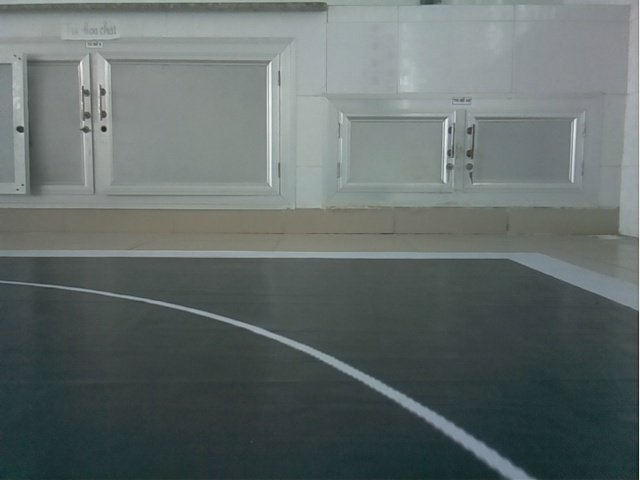
#> input picture Brain/1line.jpg, 640 x 480 px, given in place of test_video.mp4, which was not available
$ python road_follow.py
#> lines starting #> are read from the running program, lines starting #| are printed output that depends on the picture; after the words box and inside, x2 and y2 are one past the last pixel; in counts of white or black regions, pixels touching at a corner belong together; pictures that were not available may be replaced by others from this repository, and a replacement may not be noted
import cv2
import numpy as np

def middle_lane_point(lines):
    y_const = 350
    x_const = 360
    x_right_list = []
    x_left_list = []

    x_right = 720
    x_left = 0

    for line in lines:
        x1, y1, x2, y2 = line[0]
        x_check = (x1+x2)/2
        y_check = (y1+y2)/2
        check_x = x_check - x_const
        if max([y1,y2])>300 :
            if check_x>0 and x_check<x_right :
                _x = int((x_check + x_right)/2)
                x_right_list.append(_x)
                x_right = np.average(x_right_list)

            elif check_x<0 and x_check>x_left:
                _x = int((x_check + x_left)/2)
                print(_x)
                x_left_list.append(_x)
                x_left = np.average(x_left_list)
            # error_y = abs(y1-y_check)
    if len(x_left_list) == 0:
        x_left = -200
    if len(x_right_list) == 0:
        x_right = 920
    x= int((x_right+x_left)/2)
    print(x_right_list)
    print(x_left_list)
    print("///")
    return (x, y_const)

def lane_tracking(edges):
    lines_list =[]
    lines = cv2.HoughLinesP(
                edges, # Input edge image
                1, # Distance resolution in pixels
                np.pi/180, # Angle resolution in radians
                threshold=30, # Min number of votes for valid line
                minLineLength=10, # Min allowed length of line
                maxLineGap=4# Max allowed gap between line for joining them
                )
    # print(lines)
    for points in lines:
        # Extracted points nested in the list
        x1,y1,x2,y2=points[0]
        lines_list.append([x1,y1,x2,y2])
    (x,y) = middle_lane_point(lines)
    return lines_list, (x,y)
def process_image(image):
    src_img = cv2.resize(image,(720,480))
    gray_img = cv2.cvtColor(src_img, cv2.COLOR_BGR2GRAY)
    ksize = (5, 5)
    blur_img = cv2.blur(gray_img, ksize, cv2.BORDER_DEFAULT)
    edges = cv2.Canny(blur_img,190,230,None, 3)
    return edges
if __name__ == "__main__":
    cap = cv2.VideoCapture("./test_video.mp4")
    pre_x = 0
    while True:
        _,src_img = cap.read()
#> src_img is the input picture: shape (480, 640, 3); mean B, G, R 106.5, 107.8, 98.1
        src_img = cv2.resize(src_img,(720,480))
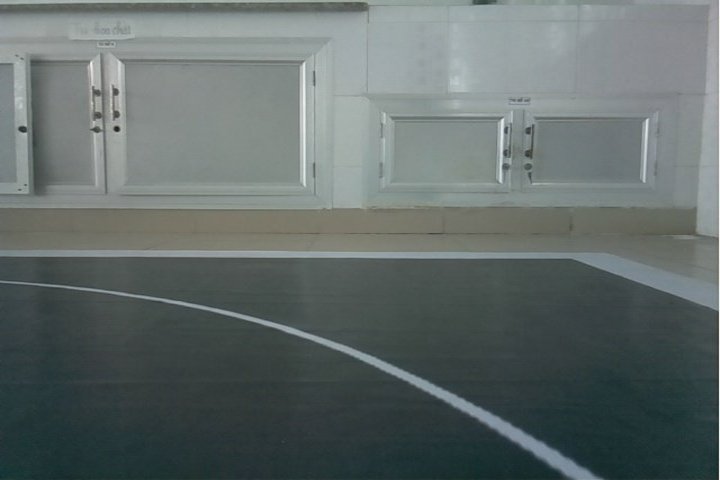
#> src_img: shape (480, 720, 3); mean B, G, R 106.5, 107.8, 98.2
        edges = process_image(src_img)
#> in process_image, `edges = cv2.Canny(blur_img,190,230,None, 3)`:
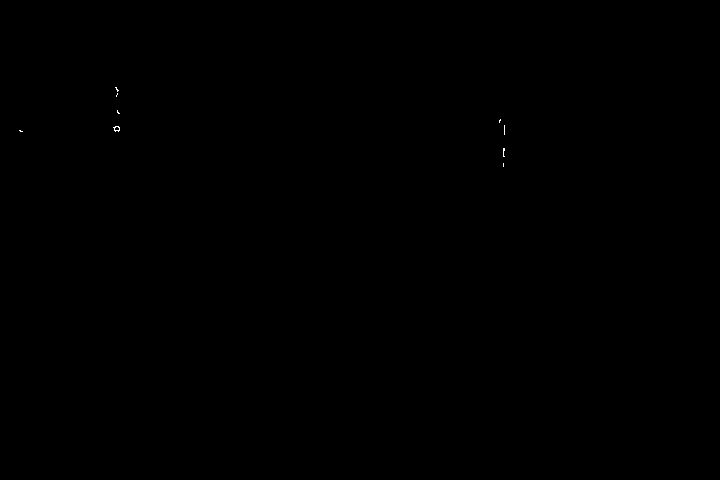
#> edges: shape (480, 720); 0.02% white in thin lines or dots, all inside (x1, y1, x2, y2) = (19, 87, 505, 167)
        image = src_img
        # try:
        lines ,(x,y) = lane_tracking(edges)
#> in lane_tracking, `lines = cv2.HoughLinesP( edges,`: lines = None
#> after the loop in lane_tracking, `for points in lines:`: lines_list = []
#> (the run stopped early here; a loop or call above may not have finished)

$ run again, on Brain/frame.jpg
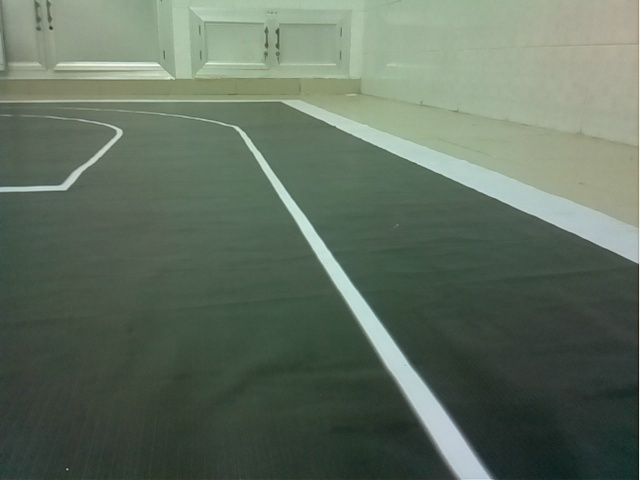
#> input picture Brain/frame.jpg, 640 x 480 px, given in place of test_video.mp4, which was not available
#> src_img is the input picture: shape (480, 640, 3); mean B, G, R 95.8, 111.1, 96.8
#> in process_image, `edges = cv2.Canny(blur_img,190,230,None, 3)`:
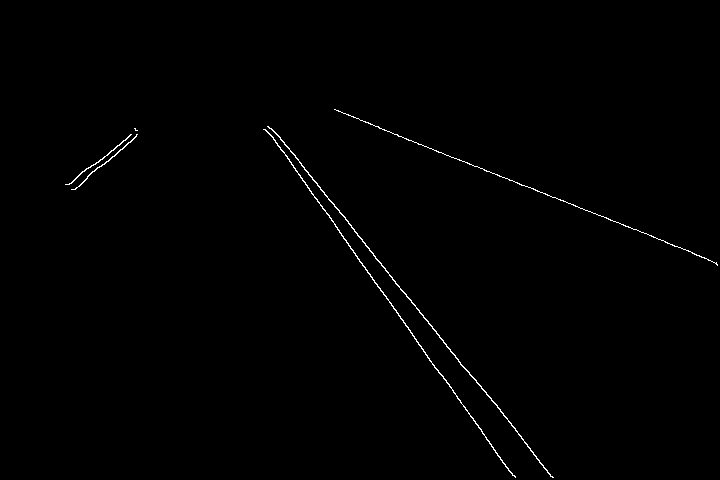
#> edges: shape (480, 720); 0.55% white in thin lines or dots, all inside (x1, y1, x2, y2) = (65, 109, 718, 478)
#> in lane_tracking, `lines = cv2.HoughLinesP( edges,`: lines = 17 rows, first 6: [271, 128, 458, 359], [271, 135, 386, 298], [336, 110, 474, 166], [365, 267, 475, 423], [476, 166, 716, 262], [441, 374, 512, 475]
#> the loop in lane_tracking, `for points in lines:` made 17 passes
#> after the loop in lane_tracking, `for points in lines:`: lines_list = 17 items, first 6: [271, 128, 458, 359], [271, 135, 386, 298], [336, 110, 474, 166], [365, 267, 475, 423], [476, 166, 716, 262], [441, 374, 512, 475]
#> the loop in middle_lane_point, `for line in lines:` made 17 passes
#> (x1, y1, x2, y2, x_check, y_check, check_x, x_right) on passes 1, 4, 6, 7: (271, 128, 458, 359, 364.5, 243.5, 4.5, 542), (365, 267, 475, 423, 420, 345, 60, 511.5), (441, 374, 512, 475, 476.5, 424.5, 116.5, 505.7), (354, 231, 486, 394, 420, 312.5, 60, 494.8)
#> after the loop in middle_lane_point, `for line in lines:`: x_left = 0; x_left_list = []; x_right = 494.8; x_right_list = [542, 481, 494, 462]
#> in middle_lane_point, `x= int((x_right+x_left)/2)`: x = 147
#| [542, 481, 494, 462]
#> in lane_tracking, `(x,y) = middle_lane_point(lines)`: y = 350
#> `lines ,(x,y) = lane_tracking(edges)`: lines has the same summary as lines_list in lane_tracking; x = 147; y = 350
#> pre_x = 147
#> the loop `for line in lines:` made 17 passes
#> `image = cv2.circle(src_img, (x,y), radius=1, color=(0, 0, 255), thickn..`:
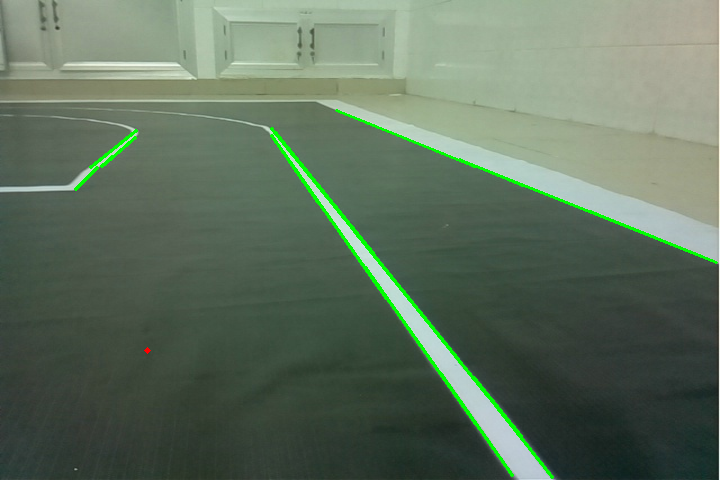
#> image: shape (480, 720, 3); mean B, G, R 93.8, 112.6, 95
